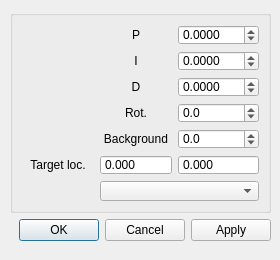
<?xml version="1.0" encoding="UTF-8"?>
<ui version="4.0">
 <class>Dialog</class>
 <widget class="QDialog" name="Dialog">
  <property name="geometry">
   <rect>
    <x>0</x>
    <y>0</y>
    <width>280</width>
    <height>260</height>
   </rect>
  </property>
  <property name="minimumSize">
   <size>
    <width>280</width>
    <height>260</height>
   </size>
  </property>
  <property name="windowTitle">
   <string>Servo parameters</string>
  </property>
  <widget class="QWidget" name="verticalLayoutWidget">
   <property name="geometry">
    <rect>
     <x>10</x>
     <y>10</y>
     <width>261</width>
     <height>231</height>
    </rect>
   </property>
   <layout class="QVBoxLayout" name="verticalLayout">
    <item>
     <widget class="QGroupBox" name="groupBoxControls">
      <property name="sizePolicy">
       <sizepolicy hsizetype="Expanding" vsizetype="Expanding">
        <horstretch>0</horstretch>
        <verstretch>0</verstretch>
       </sizepolicy>
      </property>
      <property name="title">
       <string/>
      </property>
      <property name="flat">
       <bool>true</bool>
      </property>
      <layout class="QGridLayout" name="gridLayout_3">
       <item row="0" column="1">
        <widget class="QLabel" name="label_P">
         <property name="text">
          <string>P</string>
         </property>
         <property name="alignment">
          <set>Qt::AlignCenter</set>
         </property>
        </widget>
       </item>
       <item row="2" column="1">
        <widget class="QLabel" name="label_D">
         <property name="text">
          <string>D</string>
         </property>
         <property name="alignment">
          <set>Qt::AlignCenter</set>
         </property>
        </widget>
       </item>
       <item row="1" column="2">
        <widget class="QDoubleSpinBox" name="spb_I">
         <property name="decimals">
          <number>4</number>
         </property>
         <property name="minimum">
          <double>-100.000000000000000</double>
         </property>
         <property name="singleStep">
          <double>0.010000000000000</double>
         </property>
        </widget>
       </item>
       <item row="3" column="1">
        <widget class="QLabel" name="lbl_Rotation">
         <property name="text">
          <string>Rot.</string>
         </property>
         <property name="alignment">
          <set>Qt::AlignCenter</set>
         </property>
        </widget>
       </item>
       <item row="3" column="2">
        <widget class="QDoubleSpinBox" name="spb_Rotation">
         <property name="enabled">
          <bool>true</bool>
         </property>
         <property name="decimals">
          <number>1</number>
         </property>
         <property name="minimum">
          <double>-360.000000000000000</double>
         </property>
         <property name="maximum">
          <double>360.000000000000000</double>
         </property>
        </widget>
       </item>
       <item row="5" column="0">
        <widget class="QLabel" name="label_TargetrLoc">
         <property name="text">
          <string>Target loc.</string>
         </property>
         <property name="alignment">
          <set>Qt::AlignCenter</set>
         </property>
        </widget>
       </item>
       <item row="6" column="1" colspan="2">
        <widget class="QComboBox" name="combo_Alg">
         <property name="currentText">
          <string/>
         </property>
        </widget>
       </item>
       <item row="5" column="1">
        <widget class="QDoubleSpinBox" name="spb_XTarg">
         <property name="enabled">
          <bool>true</bool>
         </property>
         <property name="toolTip">
          <string>Target horizontal location for control algorithm</string>
         </property>
         <property name="buttonSymbols">
          <enum>QAbstractSpinBox::NoButtons</enum>
         </property>
         <property name="decimals">
          <number>3</number>
         </property>
         <property name="maximum">
          <double>512.000000000000000</double>
         </property>
        </widget>
       </item>
       <item row="5" column="2">
        <widget class="QDoubleSpinBox" name="spb_YTarg">
         <property name="enabled">
          <bool>true</bool>
         </property>
         <property name="toolTip">
          <string>Target vertical location for control algorithm</string>
         </property>
         <property name="buttonSymbols">
          <enum>QAbstractSpinBox::NoButtons</enum>
         </property>
         <property name="decimals">
          <number>3</number>
         </property>
         <property name="maximum">
          <double>512.000000000000000</double>
         </property>
        </widget>
       </item>
       <item row="2" column="2">
        <widget class="QDoubleSpinBox" name="spb_D">
         <property name="enabled">
          <bool>true</bool>
         </property>
         <property name="decimals">
          <number>4</number>
         </property>
         <property name="minimum">
          <double>-100.000000000000000</double>
         </property>
         <property name="maximum">
          <double>100.000000000000000</double>
         </property>
         <property name="singleStep">
          <double>0.010000000000000</double>
         </property>
        </widget>
       </item>
       <item row="0" column="2">
        <widget class="QDoubleSpinBox" name="spb_P">
         <property name="enabled">
          <bool>true</bool>
         </property>
         <property name="decimals">
          <number>4</number>
         </property>
         <property name="minimum">
          <double>-100.000000000000000</double>
         </property>
         <property name="maximum">
          <double>100.000000000000000</double>
         </property>
         <property name="singleStep">
          <double>0.010000000000000</double>
         </property>
        </widget>
       </item>
       <item row="1" column="1">
        <widget class="QLabel" name="label_I">
         <property name="text">
          <string>I</string>
         </property>
         <property name="alignment">
          <set>Qt::AlignCenter</set>
         </property>
        </widget>
       </item>
       <item row="4" column="1">
        <widget class="QLabel" name="lbl_Background">
         <property name="text">
          <string>Background</string>
         </property>
         <property name="alignment">
          <set>Qt::AlignCenter</set>
         </property>
        </widget>
       </item>
       <item row="4" column="2">
        <widget class="QDoubleSpinBox" name="spb_Background">
         <property name="decimals">
          <number>1</number>
         </property>
         <property name="minimum">
          <double>-1.000000000000000</double>
         </property>
         <property name="maximum">
          <double>1000.000000000000000</double>
         </property>
         <property name="singleStep">
          <double>5.000000000000000</double>
         </property>
        </widget>
       </item>
      </layout>
     </widget>
    </item>
    <item>
     <widget class="QDialogButtonBox" name="buttonBox">
      <property name="orientation">
       <enum>Qt::Horizontal</enum>
      </property>
      <property name="standardButtons">
       <set>QDialogButtonBox::Apply|QDialogButtonBox::Cancel|QDialogButtonBox::Ok</set>
      </property>
     </widget>
    </item>
   </layout>
  </widget>
 </widget>
 <tabstops>
  <tabstop>spb_P</tabstop>
  <tabstop>spb_I</tabstop>
  <tabstop>spb_D</tabstop>
  <tabstop>spb_Rotation</tabstop>
  <tabstop>spb_YTarg</tabstop>
  <tabstop>spb_XTarg</tabstop>
  <tabstop>combo_Alg</tabstop>
 </tabstops>
 <resources/>
 <connections/>
</ui>
